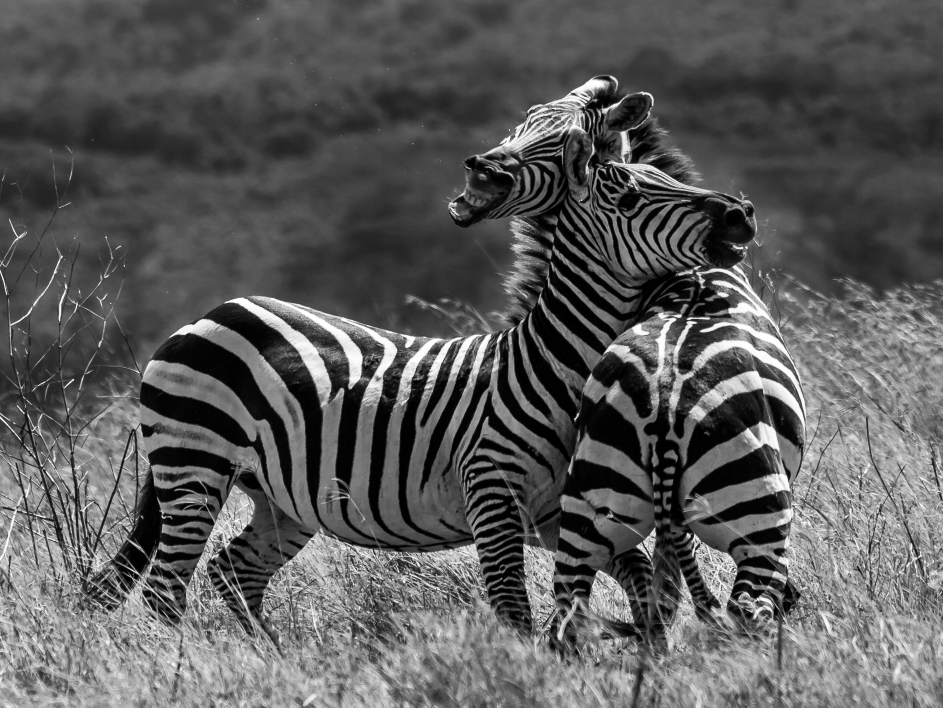
#> input picture imagenb&w.jpg, 2829 x 2122 px (shown at 1/3 size)
$ jupyter execute Examen2_MatApl_.ipynb
#> lines starting #> are read from the running program, lines starting #| are printed output that depends on the picture
# Actividad 8 — SVD: Compresión de Imágenes

**Matemáticas Aplicadas para Ciencia de los Datos** · Clase 4 (Producto Interno, Proyecciones
Ortogonales, Diagonalización, PCA, SVD)

**Contexto.** Una imagen en escala de grises se representa como una matriz $A \in \mathbb{R}^{m \times n}$,
donde cada entrada $A_{ij}$ es la intensidad del píxel $(i,j)$.

**Objetivo.** Aplicar la SVD para comprimir una imagen y analizar el *trade-off* entre la calidad de la
imagen reconstruida y la cantidad de información (valores singulares) que retenemos.

| # | Paso de la actividad | Estado |
|---|------|--------|
| 1 | Cargar una imagen en escala de grises y convertirla en matriz $A$ | este notebook |
| 2 | Calcular la SVD completa $A = U\Sigma V^{T}$ | este notebook |
| 3 | Reconstruir con los primeros $k$ componentes: $A_k = U(:,1{:}k)\,\Sigma(1{:}k,1{:}k)\,V(:,1{:}k)^{T}$ | este notebook |
| 4 | Visualizar $A_k$ y comparar con la original | este notebook |
| 5 | Scree plot de los valores singulares (¿dónde está el "codo"?) | pendiente |
| 6 | Ratio de compresión vs. calidad para cada $k$ | pendiente |

### Conceptos de la clase que se aplican aquí

| Concepto | Diapositiva | Dónde se usa |
|---|---|---|
| Producto interno y norma inducida, $\|v\| = \sqrt{\langle v,v\rangle}$ | 5–6 | verificación de ortonormalidad |
| Ángulo y ortogonalidad, $\cos\theta = \frac{\langle u,v\rangle}{\|u\|\|v\|}$ | 6 | ángulo entre vectores singulares |
| Producto interno de Frobenius, $\langle A,B\rangle_F = \operatorname{tr}(A^TB)$ | 8 | métrica de error entre imágenes |
| Bases ortonormales y proyección ortogonal | 27–28, 33 | puente hacia el Punto 3 |
| Teorema Espectral ($A^TA$ simétrica $\Rightarrow$ diagonalizable ortogonalmente) | 66, 88 | algoritmo manual de la SVD |
| Teorema de la SVD, formas completa y reducida | 92–93 | Punto 2 |
| Interpretación geométrica: rotación → escalamiento → rotación | 94–96 | esfera $\to$ elipsoide |
| Algoritmo de cálculo vía $A^TA$: $\sigma_i=\sqrt{\lambda_i}$, $u_i = \frac{1}{\sigma_i}Av_i$ | 97–100 | implementación propia y validación |
| Suma de matrices de rango 1 y Eckart–Young | 108 | capas $\sigma_i u_i v_i^T$ |
| Varianza explicada y scree plot | 109 | preparación de los puntos 5–6 |

## 0. Configuración e importación de librerías

[cell 1]
import os
import glob

import numpy as np
import matplotlib.pyplot as plt
from PIL import Image

# Opciones de presentación
np.set_printoptions(precision=4, suppress=True)
plt.rcParams["figure.dpi"] = 110
plt.rcParams["image.cmap"] = "gray"      # las imágenes se muestran en escala de grises
plt.rcParams["image.interpolation"] = "nearest"

print("NumPy      :", np.__version__)
print("Pillow     :", Image.__version__)
print("Directorio :", os.getcwd())

---
## Herramientas del curso: producto interno y norma

Antes de tocar la imagen, implementamos las herramientas de la **Clase 4** que vamos a usar para *verificar*
todo lo demás. La idea del curso es que el producto interno es lo que introduce la geometría
(longitud, ángulo, ortogonalidad) en un espacio vectorial (diapositivas 4–6).

**En $\mathbb{R}^n$** (diapositiva 7) usamos el producto punto y su norma inducida:

$$\langle x, y\rangle = x^{T}y, \qquad \|x\|_2 = \sqrt{\langle x,x\rangle},
\qquad \cos\theta = \frac{\langle x,y\rangle}{\|x\|\,\|y\|}$$

**En el espacio de matrices $\mathbb{R}^{m\times n}$** (diapositiva 8) usamos el **producto interno de
Frobenius** y su norma inducida:

$$\langle A, B\rangle_F = \operatorname{tr}(A^{T}B) = \sum_{i=1}^{m}\sum_{j=1}^{n} A_{ij}B_{ij},
\qquad \|A\|_F = \sqrt{\langle A,A\rangle_F}$$

La diapositiva lo dice explícitamente: sirve para *"medir la similitud entre dos imágenes o el error de una
aproximación matricial"*. Es exactamente la métrica que necesitamos para el Punto 6, y la que aparece en el
teorema de Eckart–Young (diapositiva 108).

[cell 2]
def producto_interno(x, y):
    """Producto punto en R^n:  <x, y> = x^T y   (diapositiva 7)."""
    return float(x @ y)


def norma(x):
    """Norma inducida por el producto punto: ||x|| = sqrt(<x,x>)   (diapositiva 6)."""
    return np.sqrt(producto_interno(x, x))


def angulo(x, y, en_grados=True):
    """Ángulo entre dos vectores: cos(theta) = <x,y> / (||x|| ||y||)   (diapositiva 6)."""
    coseno = producto_interno(x, y) / (norma(x) * norma(y))
    coseno = np.clip(coseno, -1.0, 1.0)          # protege contra error de redondeo
    theta = np.arccos(coseno)
    return np.degrees(theta) if en_grados else theta


def producto_interno_frobenius(A, B):
    """Producto interno de Frobenius: <A,B>_F = trace(A^T B)   (diapositiva 8)."""
    return float(np.trace(A.T @ B))


def norma_frobenius(A):
    """Norma inducida por el producto interno de Frobenius: ||A||_F = sqrt(<A,A>_F)."""
    return np.sqrt(producto_interno_frobenius(A, A))


# --- Comprobación de las implementaciones con el ejemplo de la diapositiva 7 ---
u = np.array([1.0, -2.0, 2.0])
v = np.array([3.0,  1.0, -1.0])
print("Ejemplo de la diapositiva 7:  u = (1,-2,2),  v = (3,1,-1)")
print(f"  <u,v>   = {producto_interno(u, v):.4f}   (esperado: -1)")
print(f"  ||u||   = {norma(u):.4f}   (esperado: 3)")
print(f"  ||v||   = {norma(v):.4f}   (esperado: sqrt(11) = {np.sqrt(11):.4f})")
print(f"  cos(th) = {producto_interno(u,v)/(norma(u)*norma(v)):.4f}   (esperado: -0.1005 -> ángulo obtuso)")
print(f"  ángulo  = {angulo(u, v):.2f}°")

M = np.array([[1.0, 2.0], [3.0, 4.0]])
print("\nProducto interno de Frobenius (diapositiva 8):")
print(f"  <M,M>_F = {producto_interno_frobenius(M, M):.4f}   (suma de cuadrados: 1+4+9+16 = 30)")
print(f"  ||M||_F = {norma_frobenius(M):.6f}   vs np.linalg.norm = {np.linalg.norm(M):.6f}")

---
## Punto 1 — Cargar una imagen en escala de grises y convertirla en la matriz $A$

La imagen se convierte a **un solo canal** (escala de grises, modo `"L"` de Pillow). El resultado es una
matriz $A \in \mathbb{R}^{m\times n}$ (alto $\times$ ancho) cuyas entradas $A_{ij}$ son intensidades de píxel,
tal como plantea el enunciado de la actividad.

Dos decisiones que conviene dejar explícitas:

- **Normalización:** trabajamos con valores en $[0,1]$ (`float64`) en lugar de enteros $\{0,\dots,255\}$.
  Es solo un cambio de escala ($A_{[0,1]} = A_{[0,255]}/255$), así que **no altera la estructura de la SVD**:
  los vectores singulares $u_i, v_i$ son idénticos y los valores singulares quedan divididos por 255
  (porque $\Sigma$ es lineal en $A$).
- **Redimensionado:** limitamos el lado mayor a `MAX_LADO` píxeles. La SVD completa cuesta
  $O(mn\cdot\min(m,n))$ y `full_matrices=True` construye $U$ de $m\times m$ y $V$ de $n\times n$; con
  imágenes grandes eso se vuelve costoso en tiempo y memoria.

[cell 3]
RUTA_IMAGEN = "imagenb&w.jpg"   # imagen de trabajo
MAX_LADO    = 512               # el lado mayor se reduce a este tamaño (None = no redimensionar)

_EXTENSIONES = ("*.png", "*.jpg", "*.jpeg", "*.bmp", "*.tif", "*.tiff", "*.webp")
disponibles = sorted({p for e in _EXTENSIONES for p in glob.glob(e)})
print("Imágenes encontradas en la carpeta:", disponibles if disponibles else "(ninguna)")

assert os.path.exists(RUTA_IMAGEN), f"No se encontró '{RUTA_IMAGEN}'. Elige una de: {disponibles}"

[cell 4]
def cargar_imagen_gris(ruta, max_lado=None, normalizar=True):
    """Carga una imagen, la convierte a escala de grises y devuelve la matriz A.

    Parámetros
    ----------
    ruta : str
        Ruta del archivo de imagen.
    max_lado : int o None
        Si se indica, se redimensiona manteniendo la relación de aspecto para que
        el lado mayor no supere este valor.
    normalizar : bool
        True  -> A con valores float en [0, 1]
        False -> A con valores float en [0, 255]

    Retorna
    -------
    A : ndarray (m, n) de float64
    info : dict con metadatos de la carga
    """
#> called with ruta = 'imagenb&w.jpg', max_lado = 512, normalizar = True
    img = Image.open(ruta)
#> img is the input picture: PIL image 2829x2122 RGB; min 0, max 255, mean 91.1
    modo_original, tam_original = img.mode, img.size   # size = (ancho, alto)

    # 1) Conversión a escala de grises: un único canal de luminancia.
    #    Pillow usa la fórmula ITU-R 601-2:  L = 0.299 R + 0.587 G + 0.114 B
    img = img.convert("L")
#> img: PIL image 2829x2122 L

    # 2) Redimensionado opcional (LANCZOS conserva bien el detalle al reducir)
    if max_lado is not None:
        ancho, alto = img.size
        escala = max_lado / max(ancho, alto)
        if escala < 1:
            nuevo = (max(1, round(ancho * escala)), max(1, round(alto * escala)))
            img = img.resize(nuevo, Image.LANCZOS)
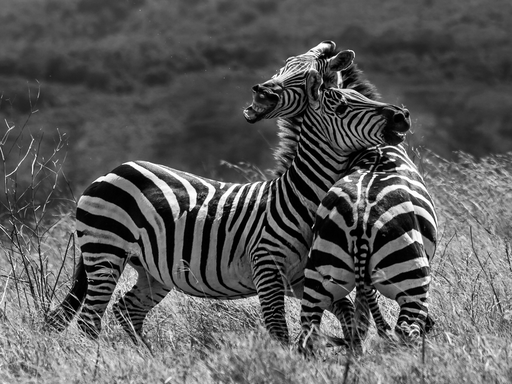
#> img: PIL image 512x384 L; min 0, max 255, mean 91.1

    # 3) Imagen -> matriz NumPy. float64 porque la SVD trabaja en punto flotante.
    A = np.asarray(img, dtype=np.float64)
    if normalizar:
        A = A / 255.0

    info = {
        "ruta": ruta,
        "modo_original": modo_original,
        "tamano_original": tam_original,
        "tamano_final": img.size,
        "normalizada": normalizar,
    }
    return A, info


A, info = cargar_imagen_gris(RUTA_IMAGEN, max_lado=MAX_LADO, normalizar=True)
#> info = {'ruta': 'imagenb&w.jpg', 'modo_original': 'RGB', 'tamano_original': (2829, 2122), 'tamano_final': (512, 384), 'normalizada': True}
m, n = A.shape

for clave, valor in info.items():
    print(f"{clave:>16}: {valor}")
#> this loop made 5 passes
#> (clave, valor) on passes 1 to 5: ('ruta', 'imagenb&w.jpg'), ('modo_original', 'RGB'), ('tamano_original', (2829, 2122)), ('tamano_final', (512, 384)), ('normalizada', True)
#> (printed output is left out)

[cell 5]
# --- Propiedades de la matriz A -------------------------------------------
print("Matriz A")
print("-" * 52)
print(f"  Forma (m x n)       : {m} x {n}   (filas = alto, columnas = ancho)")
#|   Forma (m x n)       : 384 x 512   (filas = alto, columnas = ancho)
print(f"  Tipo de dato        : {A.dtype}")
#|   Tipo de dato        : float64
print(f"  Nº de entradas      : {A.size:,}   (= m·n, el costo de almacenar A 'en crudo')")
#|   Nº de entradas      : 196,608   (= m·n, el costo de almacenar A 'en crudo')
print(f"  Rango de valores    : [{A.min():.4f}, {A.max():.4f}]   (0 = negro, 1 = blanco)")
#|   Rango de valores    : [0.0000, 1.0000]   (0 = negro, 1 = blanco)
print(f"  Intensidad media    : {A.mean():.4f}")
#|   Intensidad media    : 0.3574
print(f"  Desviación estándar : {A.std():.4f}")
#|   Desviación estándar : 0.2108
print(f"  Memoria (float64)   : {A.nbytes/1024:.1f} KB")
#|   Memoria (float64)   : 1536.0 KB
print(f"  Rango máx. posible  : min(m, n) = {min(m, n)}")
#|   Rango máx. posible  : min(m, n) = 384
print(f"  Rango real de A     : {np.linalg.matrix_rank(A)}")
#|   Rango real de A     : 384
print()
print("Esquina superior izquierda de A (5x5):")
print(A[:5, :5])
#| [[0.4039 0.4118 0.4118 0.4078 0.4078]
#|  [0.4039 0.4039 0.4    0.4039 0.4039]
#|  [0.3961 0.3961 0.4    0.4    0.4039]
#|  [0.3922 0.3961 0.3961 0.4    0.4039]
#|  [0.3922 0.3961 0.3922 0.3961 0.4   ]]

[cell 6]
# --- La imagen vista como un vector de un espacio con producto interno ----
# Usamos el producto interno de Frobenius de la diapositiva 8.
normaA = norma_frobenius(A)
#> normaA = 184
print(f"<A,A>_F = trace(A^T A) = {producto_interno_frobenius(A, A):.4f}")
#| <A,A>_F = trace(A^T A) = 33854.7025
print(f"||A||_F = sqrt(<A,A>_F) = {normaA:.4f}   (comprobación np.linalg.norm: {np.linalg.norm(A):.4f})")
#| ||A||_F = sqrt(<A,A>_F) = 183.9965   (comprobación np.linalg.norm: 183.9965)
print()

# El producto interno permite medir SIMILITUD entre imágenes (diapositiva 8):
# cos(theta) entre A y versiones modificadas de A, usando la geometría de Frobenius.
def coseno_frobenius(X, Y):
    return producto_interno_frobenius(X, Y) / (norma_frobenius(X) * norma_frobenius(Y))

A_espejo   = A[:, ::-1]                       # reflejo horizontal
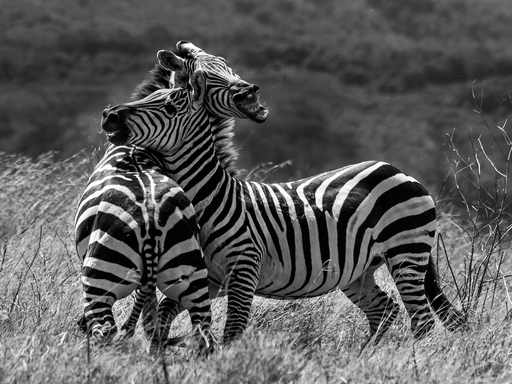
#> A_espejo: shape (384, 512) float64; min 0, max 1, mean 0.357
A_invertida = 1.0 - A                         # negativo de la imagen
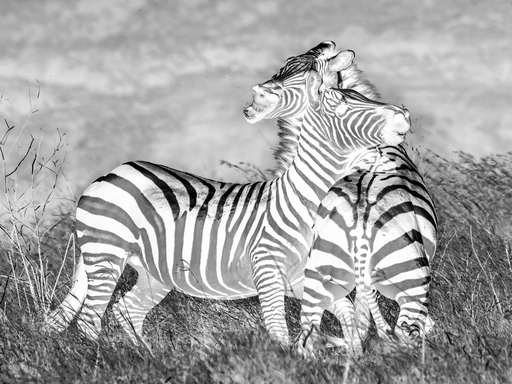
#> A_invertida: shape (384, 512) float64; min 0, max 1, mean 0.643
ruido = np.random.default_rng(0).normal(0, 0.1, A.shape)
A_ruidosa  = np.clip(A + ruido, 0, 1)         # imagen con ruido gaussiano
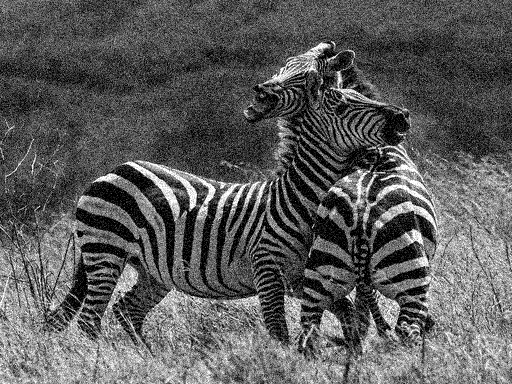
#> A_ruidosa: shape (384, 512) float64; min 0, max 1, mean 0.361

print("Similitud (coseno de Frobenius) entre A y otras imágenes:")
print(f"  A       vs A          : {coseno_frobenius(A, A):.4f}   (mismo 'vector' -> ángulo 0°)")
#|   A       vs A          : 1.0000   (mismo 'vector' -> ángulo 0°)
print(f"  A       vs A ruidosa  : {coseno_frobenius(A, A_ruidosa):.4f}")
#|   A       vs A ruidosa  : 0.9739
print(f"  A       vs A espejo   : {coseno_frobenius(A, A_espejo):.4f}")
#|   A       vs A espejo   : 0.8099
print(f"  A       vs 1 - A      : {coseno_frobenius(A, A_invertida):.4f}   (negativo de la imagen)")
#|   A       vs 1 - A      : 0.6600   (negativo de la imagen)
print()
print(f"Error de una aproximación, medido con la norma inducida:")
print(f"  ||A - A_ruidosa||_F = {norma_frobenius(A - A_ruidosa):.4f}"
      f"   ({100*norma_frobenius(A - A_ruidosa)/normaA:.2f} % relativo)")
#|   ||A - A_ruidosa||_F = 42.8643   (23.30 % relativo)
print()
print("Esta es la métrica de error que usaremos en los puntos 3-6 para comparar A con A_k.")

[cell 7]
# --- Visualización de la imagen y su distribución de intensidades ---------
fig, axes = plt.subplots(1, 2, figsize=(11, 4))

axes[0].imshow(A, vmin=0, vmax=1)
axes[0].set_title(f"Imagen original en escala de grises\n$A$ de {m} x {n}")
axes[0].set_xlabel("columna j (ancho)")
axes[0].set_ylabel("fila i (alto)")

axes[1].hist(A.ravel(), bins=64, range=(0, 1), color="steelblue", edgecolor="white")
axes[1].set_title("Histograma de intensidades $A_{ij}$")
axes[1].set_xlabel("intensidad (0 = negro, 1 = blanco)")
axes[1].set_ylabel("nº de píxeles")

plt.tight_layout()
plt.show()
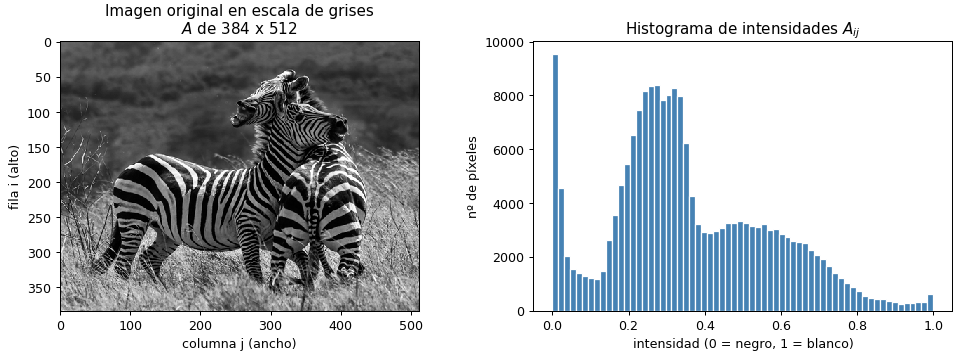
#> figure drawn by matplotlib, 2 panels; panel 2: tallest bar 9527 high, from x = 0 to 0.0156

### Resultado del Punto 1

La imagen quedó representada como una matriz real $A \in \mathbb{R}^{m \times n}$ con entradas en $[0,1]$:
cada **fila** es una línea horizontal de píxeles y cada **columna** una línea vertical. Guardarla "en crudo"
cuesta $m\cdot n$ números — ese es el valor de referencia contra el que mediremos el ratio de compresión en
el Punto 6.

Además dotamos al espacio $\mathbb{R}^{m\times n}$ del **producto interno de Frobenius**, con lo cual una
imagen es literalmente un vector de un espacio con producto interno: podemos hablar de su norma
$\|A\|_F$, de la distancia $\|A - B\|_F$ entre dos imágenes y hasta del ángulo entre ellas.

Nótese que el **rango real de $A$** es cercano a $\min(m,n)$: algebraicamente la imagen "usa" casi todas
las dimensiones disponibles. La SVD nos mostrará que, aunque el rango sea alto, la *energía* está
concentrada en muy pocas direcciones — y ahí es donde vive la compresión.

---
## Punto 2 — SVD completa de $A$: $A = U\,\Sigma\,V^{T}$

### Teorema de la SVD (diapositiva 92)

Sea $A$ una matriz de $m\times n$ con rango $r$. Entonces $A$ se puede factorizar como

$$A = U\,\Sigma\,V^{T}$$

donde

| Factor | Dimensión | Propiedad |
|--------|-----------|-----------|
| $U$ | $m \times m$ | **ortogonal**; sus columnas $\{u_1,\dots,u_m\}$ son los **vectores singulares izquierdos** |
| $\Sigma$ | $m \times n$ | "diagonal": únicas entradas no nulas en la diagonal, $\sigma_1 \ge \sigma_2 \ge \dots \ge \sigma_r > 0$ |
| $V$ | $n \times n$ | **ortogonal**; sus columnas $\{v_1,\dots,v_n\}$ son los **vectores singulares derechos** |

La SVD **existe y es única salvo signos** en los vectores singulares, para *cualquier* matriz. Esto es lo
que la hace más general que la diagonalización ortogonal $A = QDQ^{T}$, que exige que $A$ sea simétrica
(diapositivas 88 y 91): nuestra matriz de imagen no es simétrica y ni siquiera es cuadrada.

> ⚠️ **Convención de NumPy:** `np.linalg.svd` devuelve `Vt`, que ya es $V^{T}$ (no $V$). Por eso la
> reconstrucción es `U @ Sigma @ Vt`, y los vectores $v_i$ (columnas de $V$) son las **filas** de `Vt`.

[cell 8]
# --- Cálculo de la SVD completa (Paso 2 del enunciado) --------------------
U, s, Vt = np.linalg.svd(A, full_matrices=True)
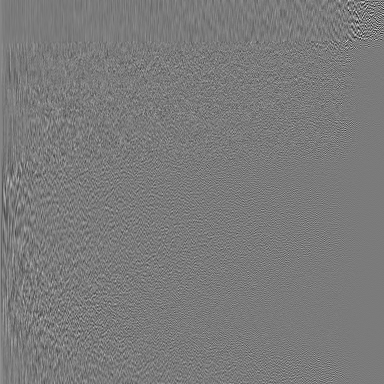
#> U: shape (384, 384) float64; min -0.464, max 0.497, mean 0.000117; drawn with min black and max white
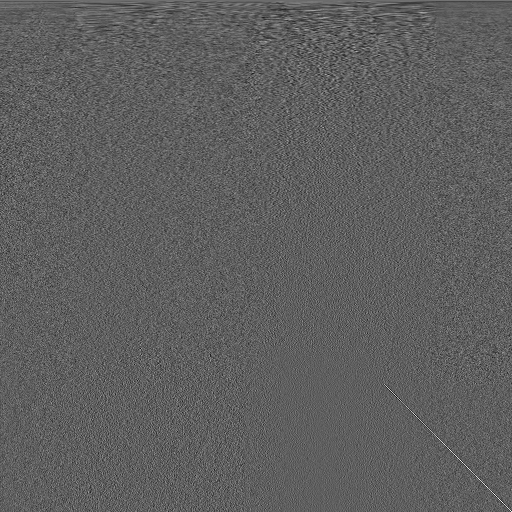
#> Vt: shape (512, 512) float64; min -0.263, max 0.441, mean 0.000107; drawn with min black and max white
#> s = 384 values, max 165.8 at index 0, min 0.0173 at index 383, mean 2.67

# 's' es un VECTOR con los min(m, n) valores singulares.
# Construimos la matriz Sigma de m x n (diapositiva 92) para escribir A = U @ Sigma @ Vt.
Sigma = np.zeros((m, n), dtype=np.float64)
np.fill_diagonal(Sigma, s)

V = Vt.T          # matriz V (n x n), con la notación V(:, i) = v_i del enunciado
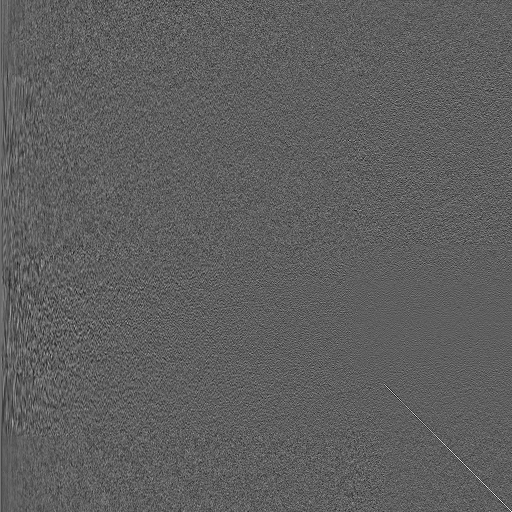
#> V: shape (512, 512) float64; min -0.263, max 0.441, mean 0.000107; drawn with min black and max white
r = np.linalg.matrix_rank(A)
#> r = 384

print("SVD completa (full_matrices=True)")
print("-" * 56)
print(f"  A      : {A.shape}")
#|   A      : (384, 512)
#> (the rest of the program and of its run is left out)
